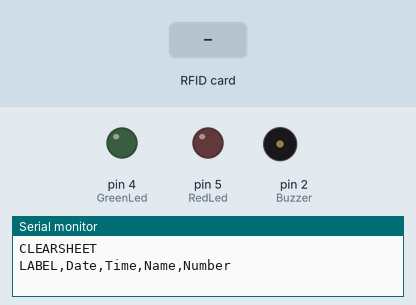
Recording of a sketch running on a simulated Arduino Uno, built with avr-gcc and run on an emulated ATmega328P. Parts: output pins drawn as LEDs (lit = HIGH), buzzer (waves = sounding, pin HIGH), the last lines printed to the serial monitor. The test bench sets the inputs (shaded band). Pins used as bus, display or sensor lines are not drawn.

Above: at 1.2 s.
1.3 s: RFID card A3 53 E3 24 held to the reader
At 1.7 s:
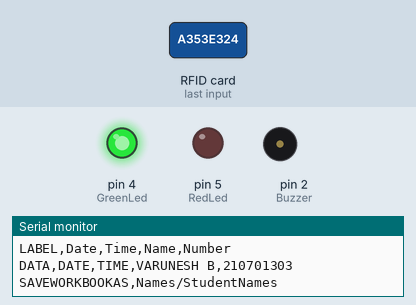
2.8 s: RFID card 5E 7A 19 C4 held to the reader
At 5.3 s:
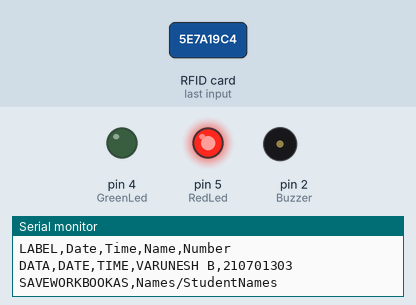
Timing chart, 0 to 7.8 s (numbered marks = the images above; inputs shaded):
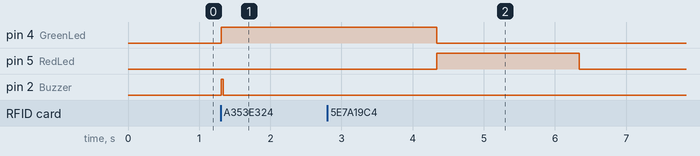

The sketch:

RFID_Excel.ino
```cpp
#include <SPI.h>
#include <MFRC522.h>

#define SS_PIN 10 //RX slave select
#define RST_PIN 9

MFRC522 mfrc522(SS_PIN, RST_PIN); // Create MFRC522 instance.

byte card_ID[4]; //card UID size 4byte
byte Name1[4]={0x03,0x37,0x28,0xA0E};//first UID card
byte Name2[4]={0xA3,0x53,0xE3,0x24};//second UID card

//if you want the arduino to detect the cards only once
int NumbCard[2];//this array content the number of cards. in my case i have just two cards.
int j=0;

int const RedLed=5;
int const GreenLed=4;
int const Buzzer=2;

String Name;//user name
long Number;//user number
int n ;//The number of card you want to detect (optional)

void setup() {
  Serial.begin(9600); // Initialize serial communications with the PC
  SPI.begin();  // Init SPI bus
  mfrc522.PCD_Init(); // Init MFRC522 card

  Serial.println("CLEARSHEET");                 // clears starting at row 1
  Serial.println("LABEL,Date,Time,Name,Number");// make four columns (Date,Time,[Name:"user name"]line 48 & 52,[Number:"user number"]line 49 & 53)

  pinMode(RedLed,OUTPUT);
  pinMode(GreenLed,OUTPUT);
  pinMode(Buzzer,OUTPUT);

   }

void loop() {
  //look for new card
   if ( ! mfrc522.PICC_IsNewCardPresent()) {
  return;//got to start of loop if there is no card present
 }
 // Select one of the cards
 if ( ! mfrc522.PICC_ReadCardSerial()) {
  return;//if read card serial(0) returns 1, the uid struct contians the ID of the read card.
 }

 for (byte i = 0; i < mfrc522.uid.size; i++) {
     card_ID[i]=mfrc522.uid.uidByte[i];

       if(card_ID[i]==Name1[i]){
       Name="VINOTH N";//user name
       Number=210701311;//user number
       j=0;//first number in the NumbCard array : NumbCard[j]
      }
      else if(card_ID[i]==Name2[i]){
       Name="VARUNESH B";//user name
       Number=210701303;//user number
       j=1;//Second number in the NumbCard array : NumbCard[j]
      }
      else{
          digitalWrite(GreenLed,LOW);
          digitalWrite(RedLed,HIGH);
          goto cont;//go directly to line 85
     }
}
      if(NumbCard[j] == 1){//to check if the card already detect
      //if you want to use LCD
      //Serial.println("Already Exist");
      }
      else{
      NumbCard[j] = 1;//put 1 in the NumbCard array : NumbCard[j]={1,1} to let the arduino know if the card was detecting
      n++;//(optional)
      Serial.print("DATA,DATE,TIME," + Name);//send the Name to excel
      Serial.print(",");
      Serial.println(Number); //send the Number to excel
      digitalWrite(GreenLed,HIGH);
      digitalWrite(RedLed,LOW);
      digitalWrite(Buzzer,HIGH);
      delay(30);
      digitalWrite(Buzzer,LOW);
      Serial.println("SAVEWORKBOOKAS,Names/StudentNames");
      }
      delay(1000);
cont:
delay(2000);
digitalWrite(GreenLed,LOW);
digitalWrite(RedLed,LOW);

//if you want to close the Excel when all card had detected and save Excel file in Names Folder. in my case i have just 2 card (optional)
//if(n==2){

  //  Serial.println("FORCEEXCELQUIT");
 //   }
}
```

Measured:
- after the input at 1.3 s, pin 4 (GreenLed): LOW → HIGH at once; pin 2 (Buzzer): LOW → HIGH at once, → LOW 0.03 s later
- after the input at 2.8 s, pin 5 (RedLed): LOW → HIGH after 1.5 s, → LOW 2.0 s later
